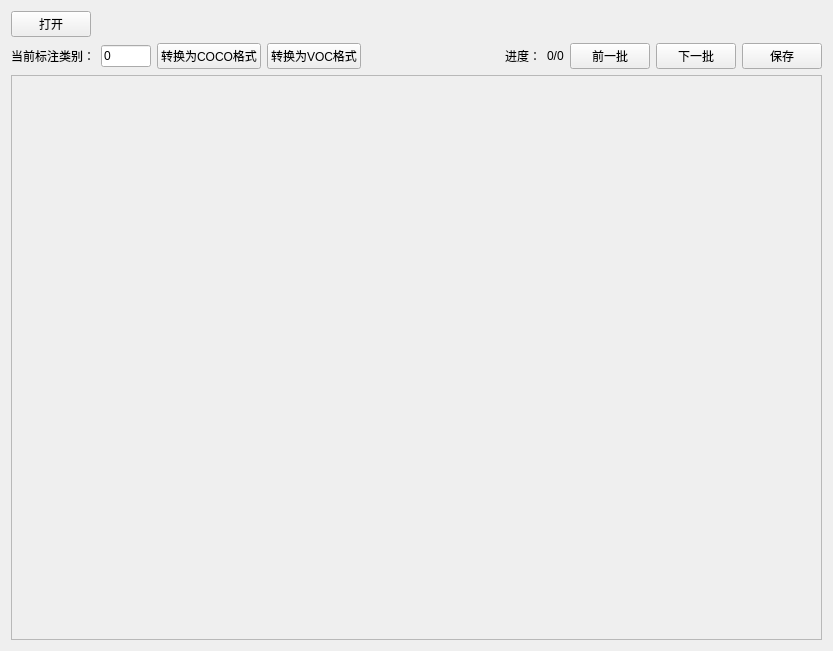
<?xml version="1.0" encoding="UTF-8"?>
<ui version="4.0">
 <class>Form</class>
 <widget class="QWidget" name="Form">
  <property name="geometry">
   <rect>
    <x>0</x>
    <y>0</y>
    <width>833</width>
    <height>651</height>
   </rect>
  </property>
  <property name="windowTitle">
   <string>Form</string>
  </property>
  <layout class="QVBoxLayout" name="verticalLayout_2">
   <item>
    <layout class="QVBoxLayout" name="verticalLayout" stretch="1,1,20">
     <item>
      <layout class="QHBoxLayout" name="horizontalLayout_2">
       <item>
        <widget class="QPushButton" name="btn_open">
         <property name="text">
          <string>打开</string>
         </property>
        </widget>
       </item>
       <item>
        <spacer name="horizontalSpacer_3">
         <property name="orientation">
          <enum>Qt::Horizontal</enum>
         </property>
         <property name="sizeHint" stdset="0">
          <size>
           <width>40</width>
           <height>20</height>
          </size>
         </property>
        </spacer>
       </item>
      </layout>
     </item>
     <item>
      <layout class="QHBoxLayout" name="horizontalLayout">
       <item>
        <widget class="QLabel" name="label_jindu_2">
         <property name="text">
          <string>当前标注类别：</string>
         </property>
        </widget>
       </item>
       <item>
        <widget class="QLineEdit" name="edit_cls">
         <property name="maximumSize">
          <size>
           <width>50</width>
           <height>16777215</height>
          </size>
         </property>
         <property name="text">
          <string>0</string>
         </property>
        </widget>
       </item>
       <item>
        <widget class="QPushButton" name="btn_to_coco">
         <property name="text">
          <string>转换为COCO格式</string>
         </property>
        </widget>
       </item>
       <item>
        <widget class="QPushButton" name="btn_to_voc">
         <property name="text">
          <string>转换为VOC格式</string>
         </property>
        </widget>
       </item>
       <item>
        <spacer name="horizontalSpacer_2">
         <property name="orientation">
          <enum>Qt::Horizontal</enum>
         </property>
         <property name="sizeHint" stdset="0">
          <size>
           <width>40</width>
           <height>20</height>
          </size>
         </property>
        </spacer>
       </item>
       <item>
        <widget class="QLabel" name="label_jindu_name">
         <property name="text">
          <string>进度：</string>
         </property>
        </widget>
       </item>
       <item>
        <widget class="QLabel" name="label_jindu">
         <property name="text">
          <string>0/0</string>
         </property>
        </widget>
       </item>
       <item>
        <widget class="QPushButton" name="btn_back">
         <property name="text">
          <string>前一批</string>
         </property>
        </widget>
       </item>
       <item>
        <widget class="QPushButton" name="btn_next">
         <property name="text">
          <string>下一批</string>
         </property>
        </widget>
       </item>
       <item>
        <widget class="QPushButton" name="btn_save">
         <property name="text">
          <string>保存</string>
         </property>
        </widget>
       </item>
      </layout>
     </item>
     <item>
      <widget class="QFrame" name="frame">
       <property name="frameShape">
        <enum>QFrame::StyledPanel</enum>
       </property>
       <property name="frameShadow">
        <enum>QFrame::Raised</enum>
       </property>
      </widget>
     </item>
    </layout>
   </item>
  </layout>
 </widget>
 <resources/>
 <connections/>
</ui>
